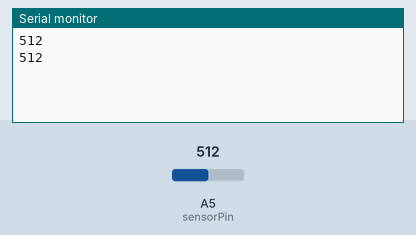
The sketch below on a simulated Arduino Uno, built with avr-gcc and run on an emulated ATmega328P. Parts: the last lines printed to the serial monitor. The test bench sets the inputs (shaded band); at power-on: A5 (sensorPin) = 512.

Above: at 1.3 s.
1.4 s: A5 (sensorPin) set to 716
At 1.9 s:
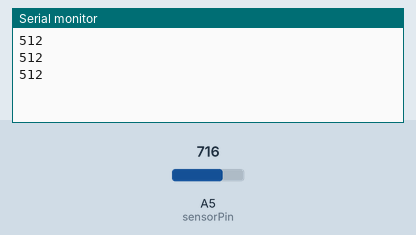
2.9 s: A5 (sensorPin) set to 900
At 3.4 s:
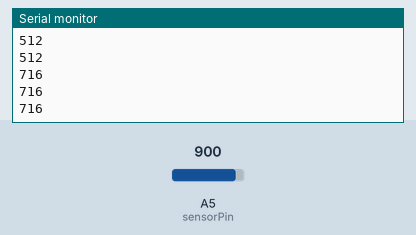
Timing chart, 0 to 5.9 s (numbered marks = the images above; inputs shaded):
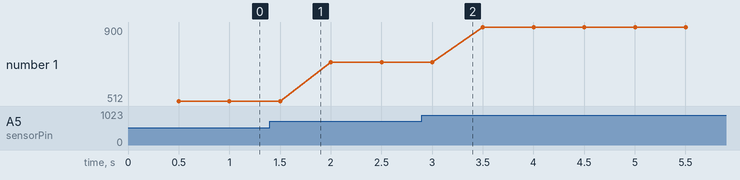

Measured:
- plotted number 1: 512 → 716 after the input at 1.4 s, 716 → 900 after the input at 2.9 s

The sketch:

micro_simple.ino
```cpp
int sensorPin = A5; // select the input pin for the potentiometervoid
void setup ()
{
  Serial.begin (9600);
}

void loop ()
{
  int sensorValue = analogRead (sensorPin);
  delay (500);
  Serial.println (sensorValue, DEC);
}
```
